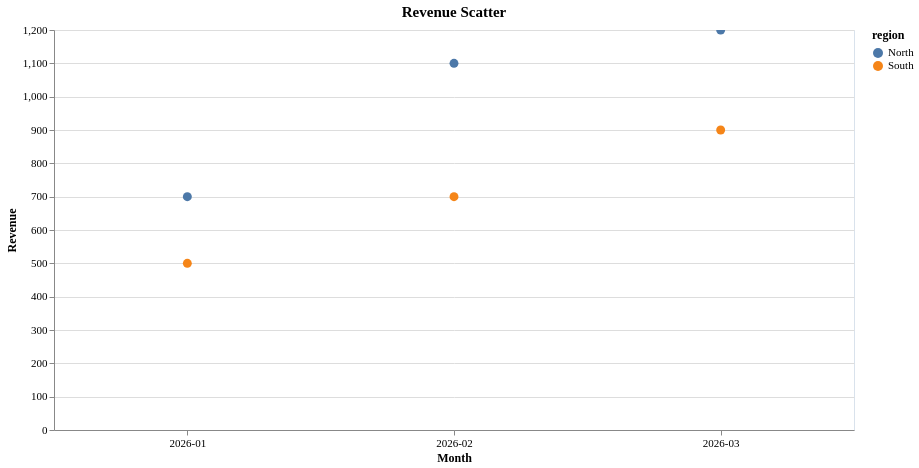

Here is the Vega-Lite specification saved for this chart:
### Vega-Lite specification from a JSON file in a GitHub repository (floating-point values rounded to 4 significant figures)
{"config": {"view": {"continuousWidth": 300, "continuousHeight": 300, "stroke": "#d9e2ec"}, "axis": {"labelAngle": 0, "labelFontSize": 11, "titleFontSize": 12, "titleFontWeight": 600, "labelFont": "Hanken Grotesk", "titleFont": "Hanken Grotesk"}, "legend": {"labelFontSize": 11, "titleFontSize": 12, "titleFontWeight": 600, "labelFont": "Hanken Grotesk", "titleFont": "Hanken Grotesk"}, "title": {"fontSize": 15, "fontWeight": 600, "subtitleFontSize": 12, "subtitleFontWeight": 400, "font": "Hanken Grotesk", "subtitleFont": "Hanken Grotesk"}}, "data": {"name": "data-f24c75afd54daa13cd729fdbcea8ce78"}, "mark": {"type": "circle", "size": 80}, "encoding": {"color": {"field": "region", "type": "nominal"}, "opacity": {"condition": {"param": "param_8a39bdd63d0ff06d", "value": 1}, "value": 0.2}, "tooltip": [{"field": "month", "type": "nominal"}, {"field": "revenue", "type": "quantitative"}, {"field": "region", "type": "nominal"}], "x": {"axis": {"labelAngle": 0}, "field": "month", "title": "Month", "type": "nominal"}, "y": {"field": "revenue", "title": "Revenue", "type": "quantitative"}}, "height": 400, "params": [{"name": "param_8a39bdd63d0ff06d", "select": {"type": "point", "fields": ["region"]}, "bind": "legend"}, {"name": "param_1e9efca18e7a2868", "select": {"type": "interval", "encodings": ["x", "y"]}, "bind": "scales"}], "title": "Revenue Scatter", "width": 800, "$schema": "https://vega.github.io/schema/vega-lite/v6.4.1.json", "datasets": {"data-f24c75afd54daa13cd729fdbcea8ce78": [{"month": "2026-02", "revenue": 1100.0, "region": "North"}, {"month": "2026-01", "revenue": 700.0, "region": "North"}, {"month": "2026-03", "revenue": 900.0, "region": "South"}, {"month": "2026-03", "revenue": 1200.0, "region": "North"}, {"month": "2026-01", "revenue": 500.0, "region": "South"}, {"month": "2026-02", "revenue": 700.0, "region": "South"}]}}
